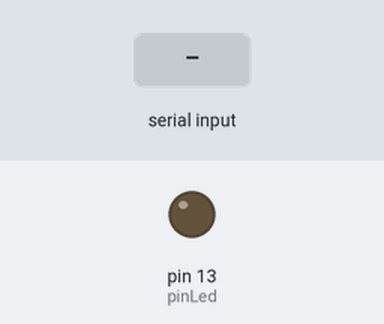
A sketch run on a simulated Arduino Uno, built with avr-gcc and run on an emulated ATmega328P. Parts: output pins drawn as LEDs (lit = HIGH). The test bench sets the inputs (shaded band).

Above: at 1.8 s.
1.9 s: "1" received over the second serial link
At 3.2 s:
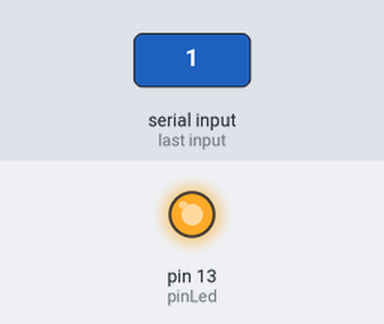
3.5 s: "0" received over the second serial link
At 4.5 s:
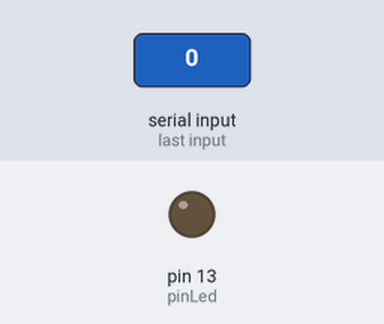
Timing chart, 0 to 6.5 s (numbered marks = the images above; inputs shaded):
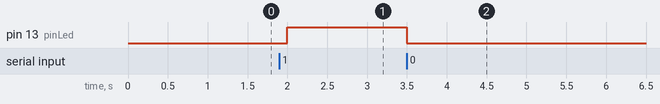

Measured:
- after the input at 1.9 s, pin 13 (pinLed): LOW → HIGH after 0.10 s
- after the input at 3.5 s, pin 13 (pinLed): HIGH → LOW at once

The sketch:

sketch_bluetooth_led.ino
```cpp
#include <SoftwareSerial.h>

SoftwareSerial btSerial(0, 1); // RX, TX
int pinLed = 13;

void setup() {

  pinMode(pinLed, OUTPUT);
  btSerial.begin(9600);

}

void loop() {

  if(btSerial.available()) {
    char c = btSerial.read();

    switch(c) {

      case '1':
        digitalWrite(pinLed, HIGH);
        break;
      case '0':
        digitalWrite(pinLed, LOW);
        break;
    }
  }

  delay(500);
}
```
